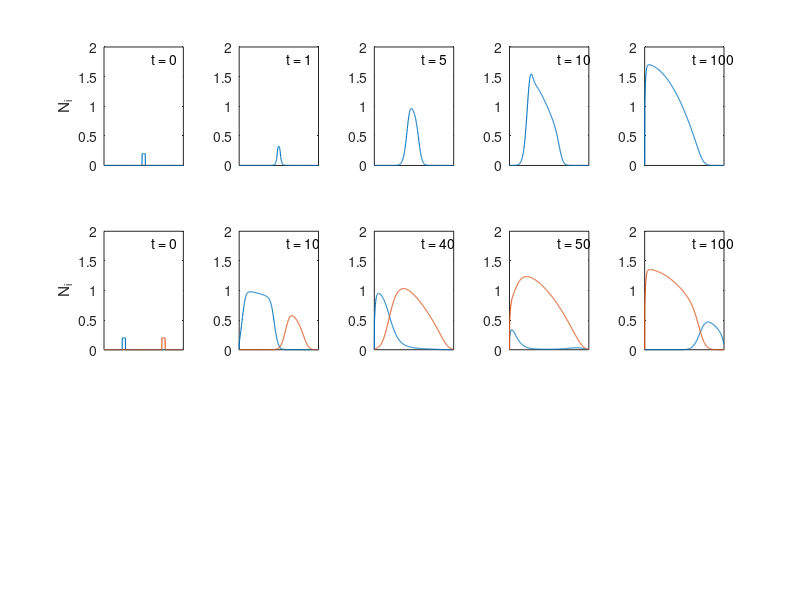

MATLAB code for this plot: (Note: this script raises an error after producing the figure.)
%% Early development of 1,2 and 25 species in first 100 timesteps

% Plot development of single species
load('1SpeciesConcept.mat')
figure(2)
SIdx = 0; % Subplot index
TimePoints = [0,1,5,10,100]; % Selected timepoints

for t = TimePoints
    SIdx = SIdx + 1;
    subplot(3,5,SIdx)
    N = NTime.(sprintf('t%i',t));    
    % Plot each species
    for i = 1:size(N,1)
        plot(xProj ,N(i,:),'Linewidth', 0.8)
        hold on
        ylim([0 2])
    end
    hold off
    if SIdx == 1
        ylabel('N_{i}')
    end
    xticks([])
    text(0.6,1.80,sprintf('t = %d',t))
end

% Development of two species
load('2SpeciesConcept.mat')
figure(2)
SIdx = 5;
TimePoints = [0,10,40,50,100];
for t = TimePoints
    SIdx = SIdx + 1;
    subplot(3,5,SIdx)
    N = NTime.(sprintf('t%i',t));
    % Plot each species
    for i = 1:size(N,1)
        plot(xProj,N(i,:),'Linewidth', 0.8)
        hold on
        ylim([0 2])
    end
    hold off
    if SIdx == 6
        ylabel('N_{i}')
    end
    xticks([])
    
    %xticks([0, 0.5, 1]);
    %xticklabels({'0', '0.5', '1'});
    text(0.6,1.80,sprintf('t = %d',t))
end

% Development of 25 species
load('25SpeciesConcept.mat')
figure(2)
SIdx = 10;
TimePoints = [1,2,5,30,100];
for t = TimePoints
    SIdx = SIdx + 1;
    subplot(3,5,SIdx)
    N = NTime.(sprintf('t%i',t));
    % Plot each species
    for i = 1:size(N,1)
        plot(xProj,N(i,:),'Linewidth', 0.8)
        hold on
    end
    hold off
    if SIdx == 11
        ylabel('N_{i}')
    end
    xlabel('x')
    text(0.65,max(max(N))*0.9,sprintf('t = %d',t))
end

%%
%% Survival matrix (500 Species simulation)
load('500SpeciesFull.mat')

figure(4)
subplot(2,5,4:5)
ThetaValues = NSurvivalTime.(3);
SurvivedSpecies = NSurvivalTime.SpeciesID(NSurvivalTime.Survival_Time == 1000000);
NxPad = N(:,0.25*p.L+1:0.75*p.L); % N without outside pad
[~,Nmax] = max(NxPad,[],2);
scatter(xProj(Nmax*2),ThetaValues(SurvivedSpecies),20,'filled')
xlabel('x_{max}')
ylabel('\theta')
text([0.05, 0.25, 0.4, 0.5, 0.65, 0.85], [3, 2.1, 1.5, 1.1, 0.8, 0.3], ["1", "13", "23", "29", "19","6"], "FontSize", 10);
xlim([0, 1])
ylim([0, 3])

subplot(2,5,1:3)
TotalSp = length(Rsort);
for i = 1:TotalSp
   ExtPoint = NSurvivalTime.Survival_Time(i);
   plot([0,log10(ExtPoint)], [NSurvivalTime.(3)(i), NSurvivalTime.(3)(i)], 'blue')
   hold on
end
hold off
ax = gca;
ax.InnerPosition(1) = 0.06;
pbaspect([1, 0.78, 0.78])
xlabel('log(t)')
ylabel('\theta')
xlim([3,6])

subplot(2,5,9:10)
plotCommunity(xProj,N,t)
xlabel('x')
hold on
[~, D] = ShannonIndex(N, 4);
yyaxis right
plot(xProj(2:8:end),D,'LineWidth', 2)
ylabel('D_{l}')
str = sprintf('t = 10^{%d}',log10(t));
xL=xlim;
yL=ylim;
text(0.99*xL(2),0.99*yL(2),str,'HorizontalAlignment','right','VerticalAlignment','top')


subplot(2,5,6:8)
ExtEvents = NSurvivalTime.(2);
ExtEvents = ExtEvents(NSurvivalTime.(2)<1000000);
histogram(log10(ExtEvents),100)
xlim([3, 6])
ylabel('Extinctions')
xlabel('log(t)')
% Add Global diversity
hold on
yyaxis right
plot(log10(HPoints),HGlobal,'LineWidth',2)
ax = gca;
ax.InnerPosition(1) = 0.06;
pbaspect([1, 0.78, 0.78])
ylabel('D_{Global}')


%% Community and temporal diversity patterns for different dispersal widths

load('IncreasingDispersalSingleSimulations')

figure(5)
% Communities for different sigma
CommIdx = [1, 30, 100];
SubplotIdx = [5,3,1];
for i = 1:length(CommIdx)
    subplot(3,2,SubplotIdx(i))
    plotCommunity(xProj,NendMatrix(:,:,CommIdx(i)),t)
    ttlString = sprintf('\\sigma = %.g \n t = 10^{%d}', sigmaIncrease(CommIdx(i)),log10(t));
    if i == 1
       ttlString = sprintf('\\sigma = %.g \n t = 10^{%d}', sigmaIncrease(CommIdx(i)),log10(t));
    end
    xL=xlim;
    yL=ylim;
    text(0.99*xL(2),0.99*yL(2),ttlString,'HorizontalAlignment','right','VerticalAlignment','top')

    if i == 1
       xlabel('x') 
    end
    N = NendMatrix(:,:,CommIdx(i));
    biomass = sum(N,1);
    hold on
    plot(linspace(0,1,round(L/2)), biomass(round(L*0.25)+1:round(L*0.75)), 'black--')
    hold off
    ylabel('N_{i}')
end

% Colored diversity for different sigmas
subplot(3,2,[2,4,6])
cutoff = 100; % Stop point
HLocalEnd = squeeze(HLocalMatrix(:,99,1:cutoff));
y = sigmaIncrease(1:cutoff);
pcolor(xP,y,HLocalEnd')
shading interp
a = colorbar();
ylabel('\sigma');
xlabel('x');
colormap('jet')
ylabel(a, 'D_{l}', 'FontSize', 9)

%%
% Function to plot Community composition
function plotCommunity(x,N,t)
    for i = 1:size(N,1)
        plot(x(1:2:end),N(i,size(N,2)*0.25:(size(N,2)*0.75)-1),'Linewidth', 0.8)
        hold on
    end
hold off
ylabel('N_{i}')
xlabel('x')
end

